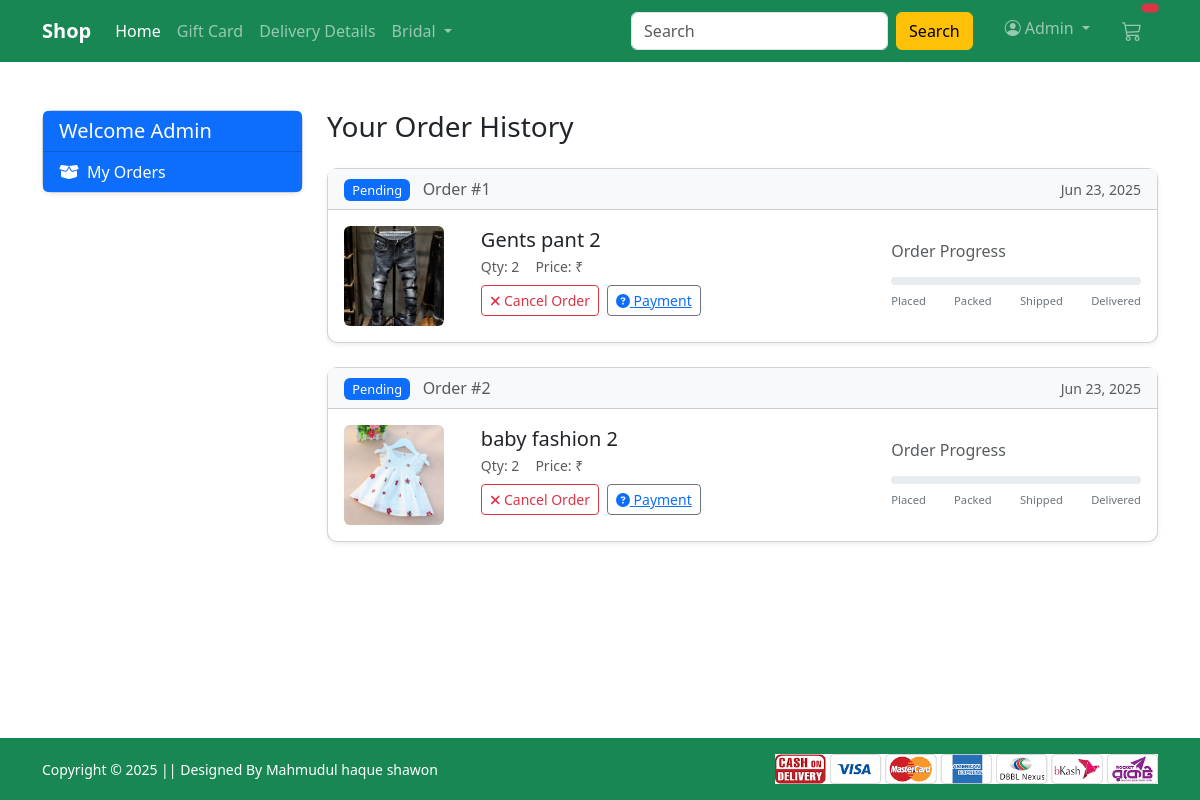
The page /orders/ (signed in) on the database its author committed.
### Shop/models.py (models this page shows, shortened)
class SiteInfo(models.Model):
    logo_name = models.CharField(max_length=100, default="Shop")
    logo_image = models.ImageField(upload_to='site/logo/',blank=True, null=True)
    site_name = models.CharField(max_length=200, default="shop E-Commerce")
    company_name = models.CharField(max_length=200, default="shop Technologies")
    active = models.BooleanField(default=True)
    class Meta:
        verbose_name = "Site Information"
        verbose_name_plural = "Site Information"

class OrderPlaced(models.Model):
    user = models.ForeignKey(User, on_delete=models.CASCADE)
    customer = models.ForeignKey(Customer, on_delete=models.CASCADE)
    product = models.ForeignKey(Product, on_delete=models.CASCADE)
    quantity = models.PositiveIntegerField(default=1)
    ordered_date = models.DateTimeField(auto_now_add=True)
    status = models.CharField(max_length=50, choices=STATUS_CHOICE, default='Pending')
    trasnjection_id = models.CharField(max_length=100, blank=True, null=True)
    payment_amount = models.IntegerField(blank=True,null=True)
    payment_method = models.CharField(blank=True,null=True,max_length=20)
    date = models.DateField(blank=True,null=True)

class Product(models.Model):
    title = models.CharField(max_length=100)
    selling_price = models.FloatField()
    discounted_price = models.FloatField()
    description = models.TextField()
    brand = models.CharField(max_length=100)
    category = models.CharField(choices=CATEGORY_CHOICES,max_length=2)
    product_image = models.ImageField(upload_to='productimg')

### Shop/views.py (the view)
# urls.py: path('orders/', views.orders, name='orders'),
@login_required
def orders(request):
     op = OrderPlaced.objects.filter(user=request.user)
     return render(request, 'Shop/orders.html', {'order_placed': op})

### Shop/context_processors.py (called while the page is built, shortened)
def site_info(request):
    try:
        config = SiteInfo.objects.filter(active=True).first()
        return {
            'SITE_LOGO_NAME': config.logo_name,
            'SITE_NAME': config.site_name,
            'COMPANY_NAME': config.company_name,
            'YEAR': datetime.now().year,
            'LOGO_IMAGE': config.logo_image.url if config.logo_image else None
        }
    except:
        return {
            'SITE_LOGO_NAME': 'aiQuest',
            'SITE_NAME': 'aiQuest E-Commerce',
            'COMPANY_NAME': 'aiQuest Technologies',
            'YEAR': datetime.now().year,
            'LOGO_IMAGE': None
        }

### Shop/templates/Shop/orders.html (shortened to what this page needs)
{% extends 'Shop/base.html' %}
{% load static %}
{% block main-content %}
<div class="container my-5">
    <div class="row">
        <div class="col-md-3">
            <div class="card shadow-sm">
                <div class="card-header bg-primary text-white">
                    <h5 class="mb-0">Welcome <span class="text-capitalize">{{request.user}}</span></h5>
                </div>
                <div class="list-group list-group-flush">
                    <a href="{% url 'orders' %}" class="list-group-item list-group-item-action active">
                        <i class="fas fa-box-open me-2"></i>My Orders
                    </a>
                </div>
            </div>
        </div>
        <div class="col-md-9">
            <h3 class="mb-4">Your Order History</h3>
            {% if order_placed %}
                {% for op in order_placed %}
                <div class="card shadow-sm mb-4">
                    <div class="card-header bg-light d-flex justify-content-between">
                        <div>
                            <span class="badge
                                {% if op.status == 'Delivered' %}bg-success
                                {% elif op.status == 'Cancelled' %}bg-danger
                                {% else %}bg-primary{% endif %}">
                                {{op.status}}
                            </span>
                            <span class="ms-2 text-muted">Order #{{forloop.counter}}</span>
                        </div>
                        <div class="text-muted">
                            <small>{{op.ordered_date|date:"M d, Y"}}</small>
                        </div>
                    </div>
                    <div class="card-body">
                        <div class="row align-items-center">
                            <div class="col-md-2">
                                <img src="{{op.product.product_image.url}}" alt="{{op.product.title}}"
                                    class="img-fluid rounded" style="max-height: 100px;">
                            </div>
                            <div class="col-md-6">
                                <h5 class="mb-1">{{op.product.title}}</h5>
                                <div class="d-flex text-muted mb-2">
                                    <small class="me-3">Qty: {{op.quantity}}</small>
                                    <small>Price: ₹{{op.total_cost}}</small>
                                </div>
                                <div class="d-flex flex-wrap">
                                    {% if op.status != 'Cancelled' and op.status != 'Delivered' %}
                                    <button class="btn btn-sm btn-outline-danger me-2 mb-2">
                                        <i class="fas fa-times"></i> Cancel Order
                                    </button>
                                    {% endif %}
                                    <button class="btn btn-sm btn-outline-secondary me-2 mb-2">
                                        <a href="{%url 'transtion' op.id%}"><i class="fas fa-question-circle"></i> Payment</a>
                                    </button>
                                </div>
                            </div>
                            <div class="col-md-4">
                                <div class="track-order">
                                    <h6 class="text-muted mb-3">Order Progress</h6>
                                    <div class="progress" style="height: 8px;">
                                    </div>
                                    <div class="d-flex justify-content-between mt-2">
                                        <small>Placed</small>
                                        <small>Packed</small>
                                        <small>Shipped</small>
                                        <small>Delivered</small>
                                    </div>
                                </div>
                            </div>
                        </div>
                    </div>
                </div>
                {% endfor %}
            {% endif %}
        </div>
    </div>
</div>
{% endblock main-content %}

### Shop/templates/Shop/base.html (shortened to what this page needs)
<!doctype html>
{% load static %}
<html lang="en">
<head>
    <link href="https://cdn.jsdelivr.net/npm/bootstrap@5.3.0/dist/css/bootstrap.min.css" rel="stylesheet">
    <link rel="stylesheet" href="https://cdn.jsdelivr.net/npm/bootstrap-icons@1.10.0/font/bootstrap-icons.css">
    <link rel="stylesheet" href="{% static 'Shop/css/owl.carousel.min.css' %}">
    <link rel="stylesheet" href="{% static 'Shop/css/all.min.css' %}">
    <link rel="stylesheet" href="{% static 'Shop/css/style.css' %}">
</head>
<body class="d-flex flex-column min-vh-100">
    <nav class="navbar navbar-expand-lg navbar-dark bg-success sticky-top">
        <div class="container">
            <a class="navbar-brand fw-bold" href="/">{{ SITE_LOGO_NAME }}</a>
            <div class="collapse navbar-collapse" id="navbarContent">
                <ul class="navbar-nav me-auto mb-2 mb-lg-0">
                    <li class="nav-item">
                        <a class="nav-link active" href="/">Home</a>
                    </li>
                    <li class="nav-item">
                        <a class="nav-link" href="#">Gift Card</a>
                    </li>
                    <li class="nav-item">
                        <a class="nav-link" href="#">Delivery Details</a>
                    </li>
                    <li class="nav-item dropdown">
                        <a class="nav-link dropdown-toggle" href="#" id="bridalDropdown" role="button"
                           data-bs-toggle="dropdown">
                            Bridal
                        </a>
                    </li>
                </ul>
                <form class="d-flex me-3">
                    <input class="form-control me-2" type="search" placeholder="Search">
                    <button class="btn btn-warning" type="submit">Search</button>
                </form>
                <ul class="navbar-nav">
                    {% if request.user.is_authenticated %}
                    <li class="nav-item dropdown mx-2">
                        <a class="nav-link dropdown-toggle" href="#" id="profileDropdown" role="button"
                           data-bs-toggle="dropdown">
                            <i class="bi bi-person-circle me-1"></i>{{ request.user.username|capfirst }}
                        </a>
                    </li>
                    <li class="nav-item mx-2">
                        <a href="{% url 'showcart' %}" class="nav-link position-relative">
                            <i class="bi bi-cart3 fs-5"></i>
                            <span class="position-absolute top-0 start-100 translate-middle badge rounded-pill bg-danger">
                            </span>
                        </a>
                    </li>
                    {% endif %}
                </ul>
            </div>
        </div>
    </nav>
    <main class="flex-grow-1">
        {% block main-content %}{% endblock main-content %}
    </main>
    <footer class="bg-success text-white py-3 mt-auto">
        <div class="container">
            <div class="row align-items-center">
                <div class="col-md-6 text-center text-md-start">
                    <small>Copyright &copy; 2025 || Designed By Mahmudul haque shawon</small>
                </div>
                <div class="col-md-6 text-center text-md-end">
                    <img src="{% static 'Shop/images/paymentlogo.png' %}" alt="Payment Methods" class="img-fluid" style="max-height: 30px;">
                </div>
            </div>
        </div>
    </footer>
</body>
</html>

### Shop/templates/Shop/orders.html (style rules this page uses)
.card { border-radius: 10px; transition: transform 0.2s; }
.track-order small { font-size: 0.7rem; color: #6c757d; }
.list-group-item.active { background-color: #0d6efd; border-color: #0d6efd; }
.badge { font-size: 0.8rem; font-weight: 500; padding: 0.35em 0.65em; }

### rows shown on the page
SiteInfo: logo_name "Shop"
OrderPlaced: status "Pending", ordered_date "Jun 23, 2025", product.product_image (picture), product "Gents pant 2", quantity "2", shows "Cancel Order"
OrderPlaced: status "Pending", ordered_date "Jun 23, 2025", product.product_image (picture), product "baby fashion 2", quantity "2", shows "Cancel Order"

### other values the page prints
{{ request.user.username|capfirst }} "Admin"
{{ request.user }} "Admin"
